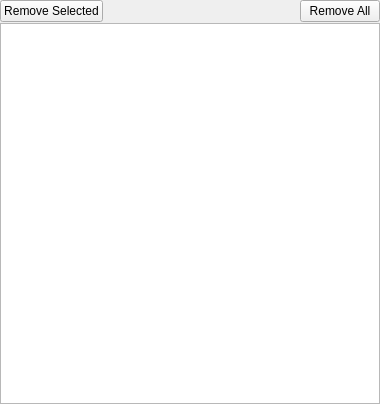
<?xml version="1.0" encoding="UTF-8"?>
<ui version="4.0">
 <class>CFavoritesWidget</class>
 <widget class="QWidget" name="CFavoritesWidget">
  <property name="geometry">
   <rect>
    <x>0</x>
    <y>0</y>
    <width>380</width>
    <height>404</height>
   </rect>
  </property>
  <property name="windowTitle">
   <string>CFavoritesWidget</string>
  </property>
  <layout class="QVBoxLayout" name="verticalLayout">
   <property name="spacing">
    <number>1</number>
   </property>
   <property name="margin">
    <number>0</number>
   </property>
   <item>
    <layout class="QHBoxLayout" name="horizontalLayout">
     <item>
      <widget class="QPushButton" name="removeSelectedButton">
       <property name="text">
        <string>Remove Selected</string>
       </property>
      </widget>
     </item>
     <item>
      <spacer name="horizontalSpacer">
       <property name="orientation">
        <enum>Qt::Horizontal</enum>
       </property>
       <property name="sizeHint" stdset="0">
        <size>
         <width>40</width>
         <height>20</height>
        </size>
       </property>
      </spacer>
     </item>
     <item>
      <widget class="QPushButton" name="clearButton">
       <property name="text">
        <string>Remove All</string>
       </property>
      </widget>
     </item>
    </layout>
   </item>
   <item>
    <widget class="QListWidget" name="favoritesListWidget">
     <property name="selectionMode">
      <enum>QAbstractItemView::NoSelection</enum>
     </property>
    </widget>
   </item>
  </layout>
 </widget>
 <layoutdefault spacing="6" margin="11"/>
 <resources/>
 <connections/>
</ui>
